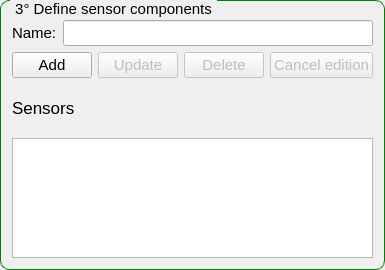
                   <widget class="QGroupBox" name="groupBox_4">
                    <property name="minimumSize">
                     <size>
                      <width>0</width>
                      <height>270</height>
                     </size>
                    </property>
                    <property name="maximumSize">
                     <size>
                      <width>16777215</width>
                      <height>270</height>
                     </size>
                    </property>
                    <property name="styleSheet">
                     <string notr="true">QGroupBox {
    border: 1px solid green;
    border-radius: 9px;
    margin-top: 0.5em;
    font-size: 15px;
}

QGroupBox::title {
    subcontrol-origin: margin;
    left: 10px;
    padding: 0 3px 0 3px;
}</string>
                    </property>
                    <property name="title">
                     <string>3° Define sensor components</string>
                    </property>
                    <layout class="QGridLayout" name="gridLayout_32">
                     <item row="0" column="0">
                      <layout class="QVBoxLayout" name="verticalLayout_31">
                       <property name="topMargin">
                        <number>8</number>
                       </property>
                       <property name="rightMargin">
                        <number>0</number>
                       </property>
                       <item>
                        <layout class="QHBoxLayout" name="horizontalLayout_31">
                         <item>
                          <widget class="QLabel" name="label_28">
                           <property name="font">
                            <font>
                             <pointsize>11</pointsize>
                            </font>
                           </property>
                           <property name="text">
                            <string>Name:</string>
                           </property>
                          </widget>
                         </item>
                         <item>
                          <widget class="QLineEdit" name="lineedit_name_sensor">
                           <property name="font">
                            <font>
                             <pointsize>11</pointsize>
                            </font>
                           </property>
                          </widget>
                         </item>
                        </layout>
                       </item>
                       <item>
                        <layout class="QHBoxLayout" name="horizontalLayout_58">
                         <item>
                          <widget class="QPushButton" name="button_add_sensor">
                           <property name="font">
                            <font>
                             <pointsize>11</pointsize>
                            </font>
                           </property>
                           <property name="text">
                            <string>Add</string>
                           </property>
                          </widget>
                         </item>
                         <item>
                          <widget class="QPushButton" name="button_update_sensor">
                           <property name="enabled">
                            <bool>false</bool>
                           </property>
                           <property name="font">
                            <font>
                             <pointsize>11</pointsize>
                            </font>
                           </property>
                           <property name="text">
                            <string>Update</string>
                           </property>
                          </widget>
                         </item>
                         <item>
                          <widget class="QPushButton" name="button_delete_sensor">
                           <property name="enabled">
                            <bool>false</bool>
                           </property>
                           <property name="font">
                            <font>
                             <pointsize>11</pointsize>
                            </font>
                           </property>
                           <property name="text">
                            <string>Delete</string>
                           </property>
                          </widget>
                         </item>
                         <item>
                          <widget class="QPushButton" name="button_cancel_sensor">
                           <property name="enabled">
                            <bool>false</bool>
                           </property>
                           <property name="font">
                            <font>
                             <pointsize>11</pointsize>
                            </font>
                           </property>
                           <property name="text">
                            <string>Cancel edition</string>
                           </property>
                          </widget>
                         </item>
                        </layout>
                       </item>
                       <item>
                        <widget class="QLabel" name="label_26">
                         <property name="font">
                          <font>
                           <pointsize>13</pointsize>
                          </font>
                         </property>
                         <property name="text">
                          <string>Sensors</string>
                         </property>
                         <property name="alignment">
                          <set>Qt::AlignLeading|Qt::AlignLeft|Qt::AlignVCenter</set>
                         </property>
                        </widget>
                       </item>
                       <item>
                        <widget class="QListWidget" name="listwidget_sensor">
                         <property name="minimumSize">
                          <size>
                           <width>0</width>
                           <height>120</height>
                          </size>
                         </property>
                         <property name="maximumSize">
                          <size>
                           <width>16777215</width>
                           <height>120</height>
                          </size>
                         </property>
                         <property name="font">
                          <font>
                           <pointsize>11</pointsize>
                          </font>
                         </property>
                         <property name="alternatingRowColors">
                          <bool>true</bool>
                         </property>
                         <property name="wordWrap">
                          <bool>true</bool>
                         </property>
                        </widget>
                       </item>
                      </layout>
                     </item>
                    </layout>
                   </widget>
